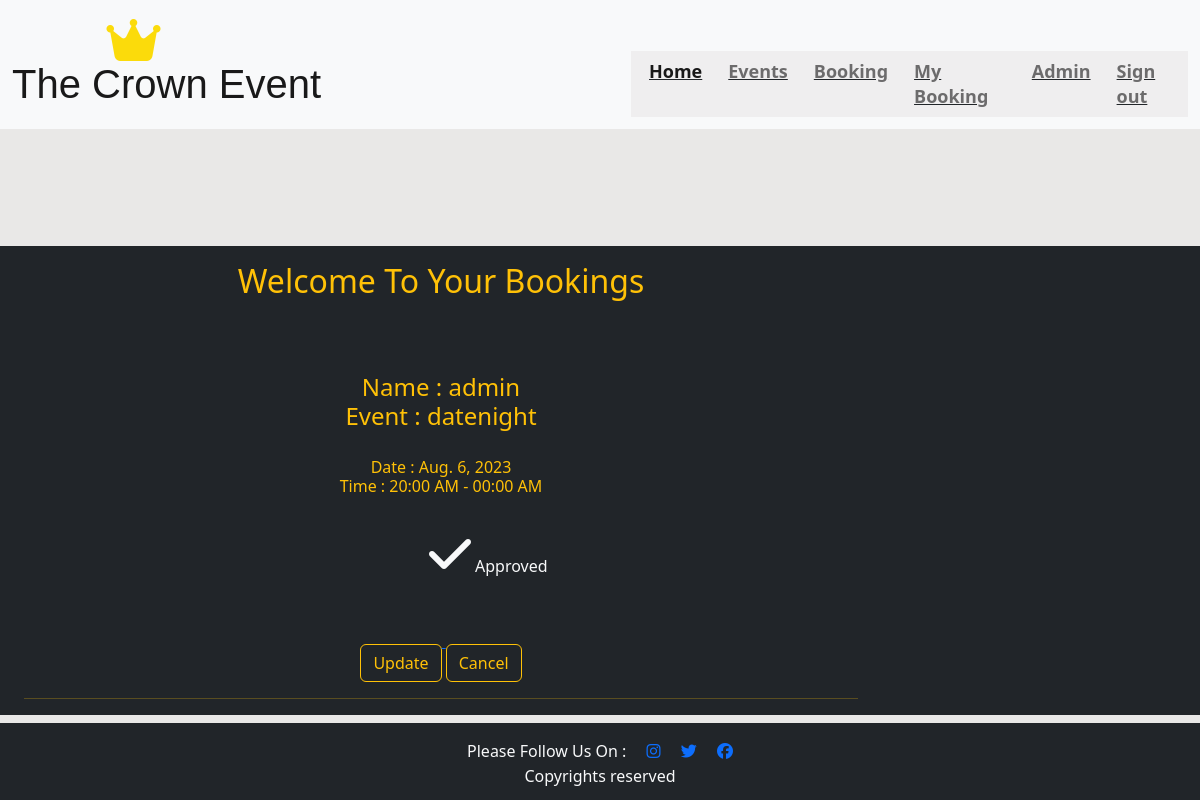
The page /mybooking/ (signed in) on the database as committed earlier.
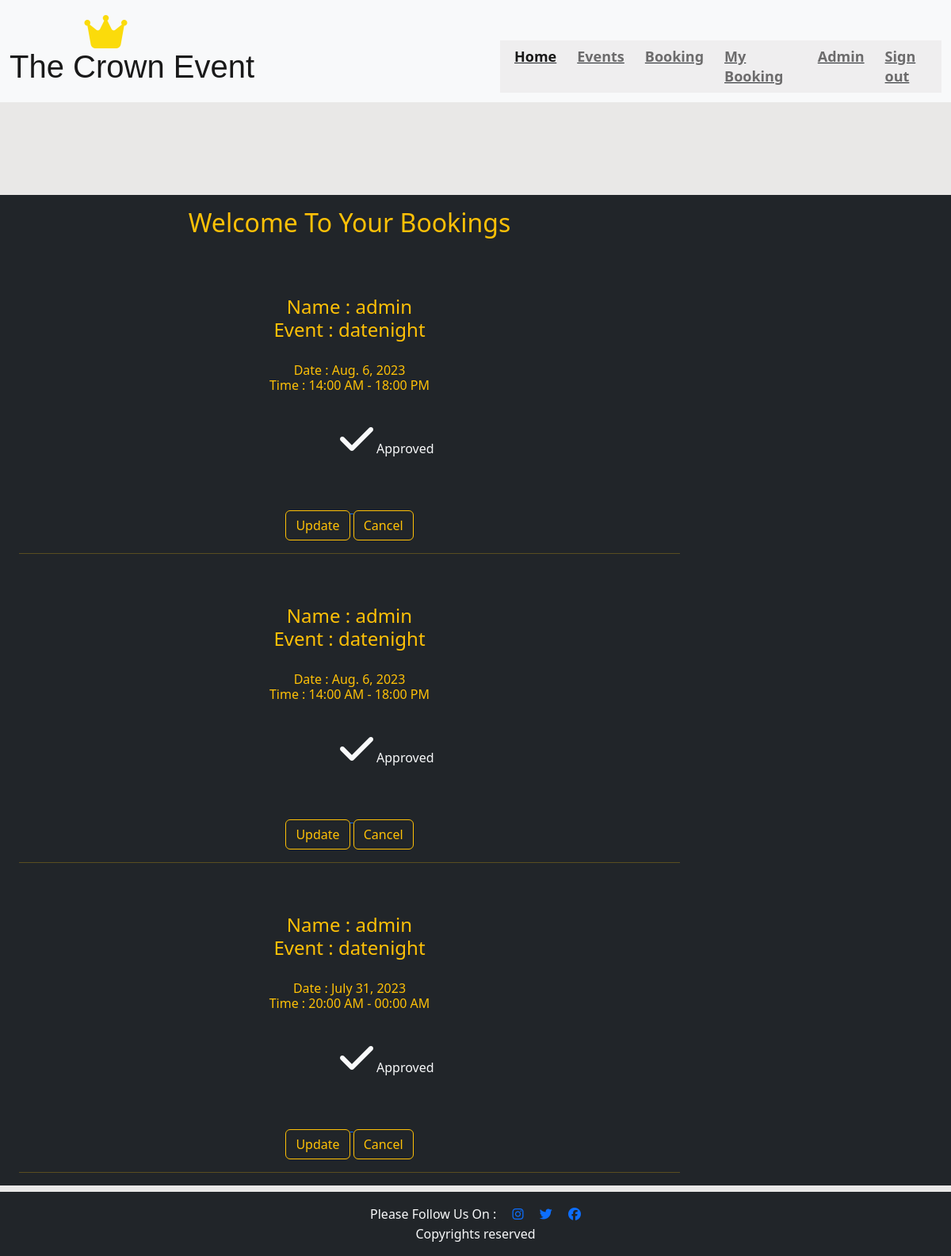
The same page on the database as committed later.
### eventbooking/models.py (models this page shows, shortened)
class Booking(models.Model):
    MENU_CHOICE = (
        ("Italien", "italien"),
        ("chinese", "chinese"),
        ("oriental", "oriental"),
        ("indien", "indien"),
        ("snacks", "snacks")
    )
    TIME_CHOICE = (
        ("8:00 AM - 12:00 PM", "8:00 AM - 12:00 PM"),
        ("14:00 AM - 18:00 PM", "14:00 AM - 18:00 PM"),
        ("20:00 AM - 00:00 AM", "20:00 AM - 00:00 AM")
    )
    DRINKS_CHOICE = (
        ("juices", "juices"),
        ("shakes", "shakes"),
        ("smoothies", "smoothies"),
        ("cocktails", "cocktails"),
        ("fizzy drinks", "fizzy drinks")
    )
    event = models.ForeignKey(Event, on_delete=models.CASCADE, related_name="event_bookings")
    date = models.DateField(null=True, blank=False)
    timeblock = models.CharField(blank=False, null=True, max_length=50, choices=TIME_CHOICE)
    theme = models.TextField(max_length=200)
    guests = models.PositiveIntegerField(validators=[MinValueValidator(15), MaxValueValidator(50)])
    menu = models.CharField(null=True, blank=False, max_length=100, choices=MENU_CHOICE)
    cake = models.CharField(null=True, blank=False, max_length=20)
    drinks = models.CharField(null=True, blank=False, max_length=100, choices=DRINKS_CHOICE)
    username = models.ForeignKey(User, on_delete=models.CASCADE,
                                 related_name="user_bookings")
    approved = models.BooleanField(default=False)

class Event(models.Model):
    title = models.CharField(max_length=200, unique=True)
    slug = models.SlugField(max_length=200, unique=True)
    featured_image = CloudinaryField('image', default='placeholder')
    description = models.TextField()
    created_on = models.DateTimeField(auto_now_add=True)
    updated_on = models.DateTimeField(auto_now=True)
    status = models.IntegerField(choices=STATUS, default=0)
    likes = models.ManyToManyField(
        User, related_name="event_likes", blank=True)
    class Meta:
        ordering = ['-created_on']
    def __str__(self):
        return self.title

### eventbooking/views.py (the view)
# urls.py: path('mybooking/', login_required(views.MyBookingView.as_view()), name='mybooking'),
class MyBookingView(View):
    model = Booking
    template_name = 'mybooking.html'
    def get(self, request):
        booking_list = (Booking.objects.all())
        if request.user.is_authenticated:
            previous_bookings = (Booking.objects.filter(username=request.user, approved=True).order_by('event'))
            context = {
                'previous_bookings': previous_bookings,
            }
            return render(request, 'mybooking.html', context)

### templates/mybooking.html
{% extends 'base.html' %}
{% load static %}
{% block content %}
<div class="container-fluid bg-dark text-warning">
    <div class="row content col-12 col-lg-9 bg-dark">
        <div class="center-container scroll px-4 max-h-100 h-100vh">
            <div class="center-container profile">
            <h2 class="heading py-3 text-center">Welcome To Your Bookings</h2>
             {% for booking in previous_bookings %}
            <small>{{ booking.useremail }}</small><br><br>
                <div class="flex sp-between a-end upper_manage text-center">
                <h4> Name : {{ booking.username }} <br> Event :  {{ booking.event }} </h4>
                <h6><br>Date : {{ booking.date }} <br>   Time : {{ booking.timeblock }}</h6>
                </div>
                <div class="col text-center">
                    {% if booking.approved %}
                    <p class="card-text text-light mb-4"><i class="fas fa-check"></i>
                        Approved</p>
                    {% else %}
                    <p class="card-text text-light mb-4 text-center"><i class="fas fa-question"></i>
                        Awaiting Approval</p>
                    {% endif %}
                    <a href="{% url 'update_booking' booking.id %}">
                        <button class="btn  btn-outline-warning bg-dark text-center">Update</button>
                    </a>
                    <a href="{% url 'delete_booking' booking.id %}">
                        <button class="btn  btn-outline-warning bg-dark text-center">Cancel</button>
                    </a>
                    <hr>
                </div>
            {% empty %}
            You have no bookings at the moment.
            {% endfor %}
        </div>
    </div>
</div>
{% endblock %}

### templates/base.html (shortened to what this page needs)
{% load static %}
<!DOCTYPE html>
<html lang="en" class="h-100">
<head>
    <link href="https://cdn.jsdelivr.net/npm/bootstrap@5.2.3/dist/css/bootstrap.min.css" rel="stylesheet"
>
    <link rel="stylesheet" href="{% static 'css/style.css' %}">
</head>
<body>
    <nav class="navbar navbar-expand-lg navbar-light bg-light">
        <div class="container-fluid">
            <a class="navbar-brand" href="{% url 'home' %}">
                <i class="fa-sharp fa-solid fa-crown fa-bounce fa-lg" style="color: #fbdb0b;"></i><span class="logo">
                    <h1>The Crown Event</h1>
                </span>
            </a>
            <ul class="navbar-nav">
                <li class="nav-item">
                     <a class="nav-link active" aria-current="page" href="{% url 'home' %}">Home</a>
                </li>
                <li class="nav-item">
                     <a class="nav-link" href="{% url 'events' %}">Events</a>
                </li>
                {% if user.is_authenticated %}
                <li class="nav-item">
                    <a class="nav-link" method="request" href="{% url 'booking' %}">Booking</a>
                </li>
                <li class="nav-item">
                    <a class="nav-link" href="{% url 'mybooking' %}">My Booking</a>
                </li>
                {% if user.username == "admin" %}
                <li class="nav-item">
                    <a class="nav-link" href="{% url 'admin:index' %}">Admin</a>
                </li>
                {% endif %}
                <li class="nav-item">
                    <a class="nav-link" method="request" href="{% url 'account_logout'%}">Sign out</a>
                </li>
            {% endif %}
        </div>
    </nav>
    <main class="flex-shrink-0 ">
        {% block content %}{% endblock content %}
    </main>
    <footer class="footer mt-2 mb-4 py-3 footer-bg bg-dark">
        <p class="m-0 text-center social-networks text-light">Please Follow Us On :
            <a href="https://instagram.com" target="_blank" rel="noopener"
                aria-label="Visit our Instagram page (opens in a new tab)"><i class="fab fa-instagram ms-3"></i></a>
            <a href="https://twitter.com" target="_blank" rel="noopener"
                aria-label="Visit our Twitter page (opens in a new tab)"><i class="fab fa-twitter ms-3"></i></a>
            <a href="https://facebook.com" target="_blank" rel="noopener"
                aria-label="Visit our Facebook page (opens in a new tab)"><i class="fab fa-facebook ms-3"></i></a></p>
        <p class="m-0 text-center text-light">Copyrights reserved</p>
    </footer>
</body>
</html>

### static/css/style.css (style rules this page uses)
body { background-color: rgba(216, 214, 212, 0.541); background-image: url('https://res.cloudinary.com/doqqdubuq/image/upload/t_Banner 16:9/v1689110187/enmanuel-betances-santos-ZZybvrJA8uo-unsplash_1_ammgym.jpg'); background-position:center; background-repeat: no-repeat; background-size: cover; height: 100vh; width: 100%; }
ul { float: right; margin-left: 25%; }
li { font-size: large; font-weight: bolder; padding-left: 10px; margin-top: 40px; background-color:rgba(216, 214, 212, 0.315); text-decoration: underline; }
a { line-height: 25px; }
h1 { font-family: 'Franklin Gothic Medium', 'Arial Narrow', Arial, sans-serif; letter-spacing: 0px; }
.container-fluid i { font-size: xxx-large; margin-top: 0.7cm; margin-left: 2.5cm; }
.row { background-color: rgba(216, 214, 212, 0.541); margin-top: 10%; }
.btn { background-color: black; margin-top: 5%; }
.footer { position: relative; }

Rows that differ between the two databases and show on the page:
removed Booking: username "admin", event "datenight", date "Aug. 6, 2023", timeblock "20:00 AM - 00:00 AM", approved True (drawn)
added Booking: username "admin", event "datenight", date "Aug. 6, 2023", timeblock "14:00 AM - 18:00 PM", approved True (drawn)
added Booking: username "admin", event "datenight", date "Aug. 6, 2023", timeblock "14:00 AM - 18:00 PM", approved True (drawn)
added Booking: username "admin", event "datenight", date "July 31, 2023", timeblock "20:00 AM - 00:00 AM", approved True (drawn)
